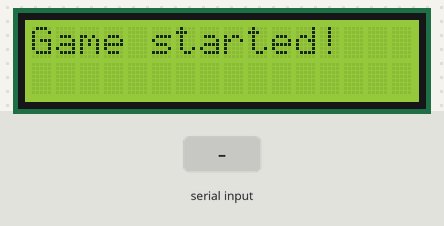
Recording of a program running on a simulated Arduino Uno, built with avr-gcc and run on an emulated ATmega328P. On the bench: 16×2 character LCD. The test bench sets the inputs (shaded band). Random numbers use the default seed unless the program sets one; what the program prints to the serial monitor is not drawn.

Above: at 1.2 s.
1.3 s: "90,45\n" received over Serial
At 4.0 s:
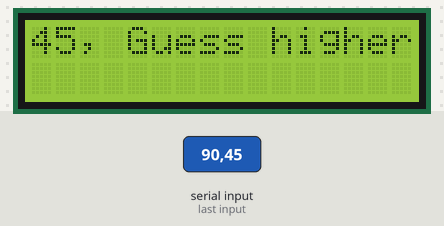
4.3 s: "30,150\n" received over Serial
At 6.1 s:
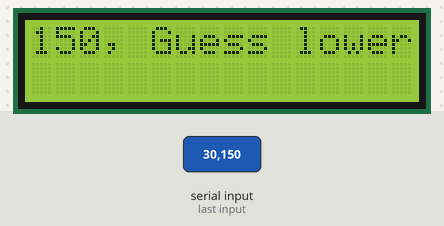
6.8 s: "90\n" received over Serial
At 8.2 s:
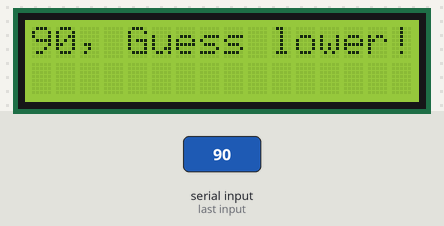
Timing chart, 0 to 9.8 s (numbered marks = the images above; inputs shaded):
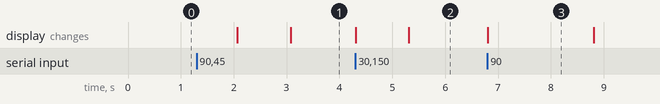

Measured:
- after the input at 1.3 s, the display: first changes after 0.77 s (image 1 shows a later state)
- what the display in image 3 shows lasts 2.0 s, from 6.8 s to 8.8 s

The program:

main.cpp
```cpp
#include <Arduino.h>
#include <LiquidCrystal.h>


bool restart = true;
int randomNum;
int randRange = 101;
int input;

LiquidCrystal lcd(5, 4, 6, 3, 9, 8);

void setup() {
	Serial.begin(9600);
	lcd.begin(16, 2);
	randomSeed(analogRead(A0));
}

void loop() {
	if (restart){
		randomNum = random(randRange);
		restart = false;
		lcd.clear();
		lcd.print("Game started!");
		Serial.print("Start");
	}
	else{
		if (Serial.available() > 0){
			input = Serial.parseInt();

			lcd.clear();
			lcd.print(input);

			if (input == randomNum){
				lcd.print(", Correct!");
				Serial.print("Correct");
				restart = true;
			}
			else if (input > randomNum){
				lcd.print(", Guess lower!");
				Serial.print("Lower");
			}
			else if (input < randomNum){
				lcd.print(", Guess higher!");
				Serial.print("Higher");
			}
		}
	}
	delay(1000);
}
```
